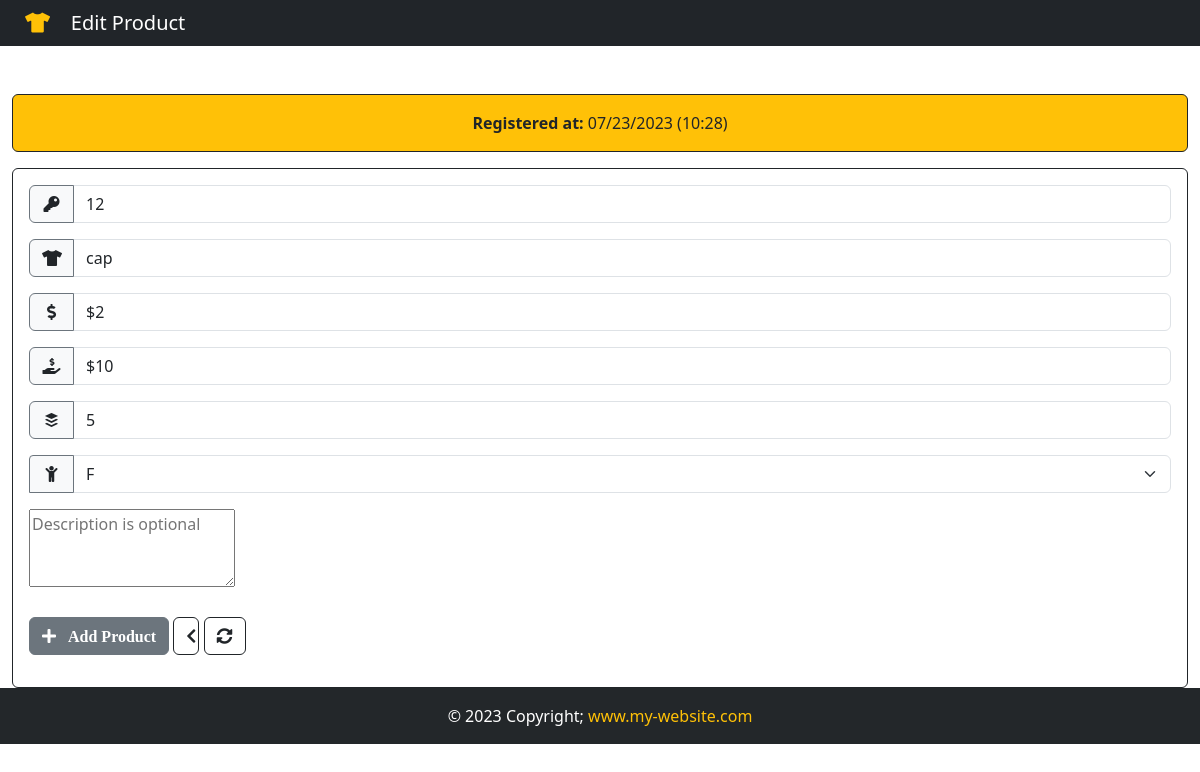
Page /product/12 on the committed database.
### App/models.py (models this page shows, shortened)
class Product(models.Model):
    GENDER = (
        ('M','M'),
        ('F','F')
    )
    id = models.IntegerField(primary_key=True)
    product = models.CharField(max_length=10)
    purchase = models.CharField(max_length=10)
    qty = models.CharField(max_length=10)
    sale = models.CharField(max_length=10)
    gender = models.CharField(max_length=1,null=True,choices=GENDER)
    note = models.TextField()
    created_at = models.DateTimeField(auto_now_add=True)

### App/views.py (the view)
# urls.py: path('product/<str:product_id>',views.product, name='product'),
def product(request,product_id):
    product = Product.objects.get(id=product_id)
    if product != None:
        return render(request, 'edit.html',{'product':product})

### App/templates/edit.html (shortened to what this page needs)
{% extends 'add.html' %}
    {% block navbar-content %}
        <i class="text-warning fas fa-tshirt" ></i>&nbsp; &nbsp; Edit Product
    {% endblock navbar-content %}
{% block card-color %}border-dark bg-warning{% endblock card-color %}
{% block card-title %}<strong>Registered at: </strong><span>{{product.created_at | date:'m/d/Y (H:i)'}}</span>{% endblock card-title %}
{% block action %} action="/add_product" {% endblock action %}
{% block value-id %}
<div class="input-group mb-3">
    <span class="side-label btn border-secondary bg-light"><i class="fas fa-key"></i></span>
    <input type="text" name="id" class="form-control" value="{{product.id}}" readonly>
</div>
{% endblock value-id %}
{% block value-product %}value="{{product.product}}"{% endblock value-product %}
{% block value-purchase %}value="{{product.purchase}}"{% endblock value-purchase %}
{% block value-sale %}value="{{product.sale}}"{% endblock value-sale %}
{% block value-qty %}value="{{product.qty}}"{% endblock value-qty %}
{% block option %} <option style="background-color: #d3d3d3; color: #111;">{{ product.gender }}</option> {% endblock option %}

### App/templates/add.html (shortened to what this page needs)
{% extends 'base.html' %}
{% block content %}
    <div class="container">
        <div class="row">
            <div class="col-lg-12">
                <div class="card card-body mt-5 {% block card-color %}border-dark text-light bg-secondary{% endblock card-color %}">
                    <span class="text-center">{% block card-title %} ENTER PRODUCT DATA BELOW {% endblock card-title %}</span>
                </div>
                <form {% block action %}action="/add_product" {% endblock action %} method="post" enctype="multipart/form-data" autocomplete="off" class="card p-3 border-dark mt-3">
                    {% block value-id %}{% endblock value-id %}
                    <div class="input-group mb-3">
                        <span class="side-label btn border-secondary bg-light"><i class="fas fa-tshirt"></i></span>
                        <input type="text" name="product" placeholder="Product name" class="form-control" maxlength="40" required {% block value-product %}{% endblock value-product %}>
                    </div>
                    <div class="input-group mb-3">
                        <span class="side-label btn border-secondary bg-light"><i class="fas fa-dollar-sign"></i></span>
                        <input type="text" name="purchase" placeholder="Price of buy" class="form-control" maxlength="10" required {% block value-purchase %}{% endblock value-purchase %}>
                    </div>
                    <div class="input-group mb-3">
                        <span class="side-label btn border-secondary bg-light"><i class="fas fa-hand-holding-usd"></i></span>
                        <input type="text" name="sale" placeholder="price of sale" class="form-control" maxlength="10" required {% block value-sale %}{% endblock value-sale %}>
                    </div>
                    <div class="input-group mb-3">
                        <span class="side-label btn border-secondary bg-light"><i class="fab fa-buffer"></i></span>
                        <input type="text" name="qty" placeholder="quantity" class="form-control" maxlength="10" required {% block value-qty %}{% endblock value-qty %}>
                    </div>
                    <div class="input-group mb-3">
                        <label for=""><span class="side-label btn border-secondary bg-light" style="border-radius: 4px 0px 0px 0px;"><i class="fas fa-child"></i></span></label>
                        <select name="gender" class="form-select" required>
                            {% block option %}{% endblock option %}
                        </select>
                    </div>
                    <div class="form-group">
                        <textarea class="form-group"  name="note" rows="3" maxlength="1000" placeholder="Description is optional">{% block note %}{% endblock note %}</textarea>
                    </div>
                    <div class="mt-4" style="width: 100%;">
                        <button type="submit" class="btn btn-secondary mb-3">{% block btn-action %}<i class="fas fa-plus">&nbsp;&nbsp; Add Product</i>{% endblock btn-action %}</button>
                        <a href="{% url 'home' %}" class="btn btn-outline-dark mb-3" style="width: 5px;" title="Back">
                            <i class="fas fa-chevron-left"></i>
                        </a>
                        <button type="reset" class="btn btn-outline-dark mb-3" title="Reset">
                            <i class="fas fa-sync-alt"></i>
                        </button>
                    </div>
                </form>
            </div>
        </div>
    </div>
{% endblock content %}

### App/static/css/style.css (style rules this page uses)
html, body { overflow: inherit; height: 100%; margin: 0; max-width: 100%; }
.side-label { width: 45px; }
.container { max-width: 100%; scroll-behavior: auto; }

### rows in the picture
Product: created_at "07/23/2023 (10:28)", id "12", product "cap", purchase "$2", sale "$10", qty "5", gender "F"
